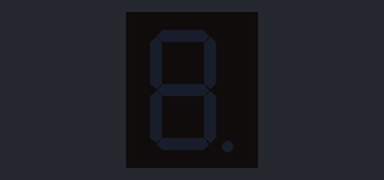
Simulated run of this sketch. Board: Arduino Uno, built with avr-gcc and run on an emulated ATmega328P. On the bench: 1-digit seven-segment display. Wiring (inferred from the names in the program): 1-digit 7-segment display, segments lit when HIGH: segments pin 7, pin 6, pin 5, pin 4, pin 3, pin 2, pin 1, pin 8. The segment pins are drawn as the display they are named for.

Above: at 0.1 s.
At 1.1 s:
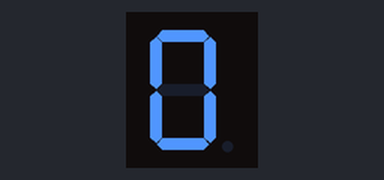
At 2.1 s:
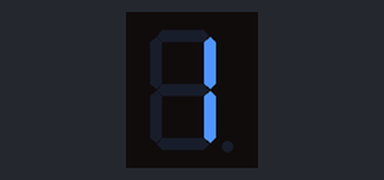
At 5.1 s:
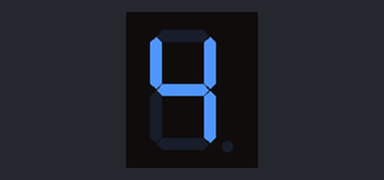
At 7.1 s:
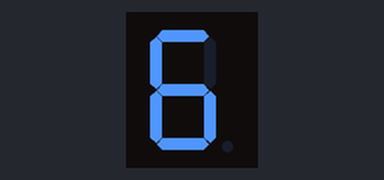
At 10.1 s:
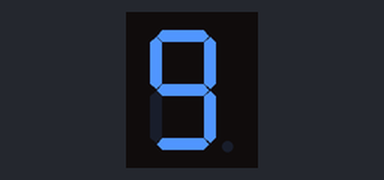

The sketch:

Seven_segment_display.ino
```cpp
int a=7;
int b=6;
int c=5;
int d=4;
int e=3;
int f=2;
int g=1;
int dot=8;

void setup()
{
  pinMode(a,OUTPUT);
  pinMode(b,OUTPUT);
  pinMode(c,OUTPUT);
  pinMode(d,OUTPUT);
  pinMode(e,OUTPUT);
  pinMode(f,OUTPUT);
  pinMode(g,OUTPUT);
  pinMode(dot,OUTPUT);

}

void loop()
{
  for(int i=0;i<10;i++)
  {
        delay(1000);
        digitalWrite(b,LOW);
        digitalWrite(a,LOW);
        digitalWrite(d,LOW);
        digitalWrite(e,LOW);
        digitalWrite(f,LOW);
        digitalWrite(g,LOW);
        digitalWrite(c,LOW);

    switch(i)
    {
      case 1:digitalWrite(b,HIGH);
      digitalWrite(c,HIGH);
      break;

      case 2: digitalWrite(b,HIGH);
      digitalWrite(a,HIGH);
      digitalWrite(g,HIGH);
      digitalWrite(e,HIGH);
      digitalWrite(d,HIGH);
      break;

      case 3: digitalWrite(b,HIGH);
      digitalWrite(a,HIGH);
      digitalWrite(g,HIGH);
      digitalWrite(c,HIGH);
      digitalWrite(d,HIGH);
      break;

      case 4: digitalWrite(f,HIGH);
      digitalWrite(g,HIGH);
      digitalWrite(b,HIGH);
      digitalWrite(c,HIGH);
      break;

      case 5: digitalWrite(a,HIGH);
      digitalWrite(f,HIGH);
      digitalWrite(g,HIGH);
      digitalWrite(c,HIGH);
      digitalWrite(d,HIGH);
      break;

      case 6: digitalWrite(a,HIGH);
      digitalWrite(f,HIGH);
      digitalWrite(g,HIGH);
      digitalWrite(e,HIGH);
      digitalWrite(c,HIGH);
      digitalWrite(d,HIGH);
      break;

      case 7: digitalWrite(a,HIGH);
      digitalWrite(b,HIGH);
      digitalWrite(c,HIGH);
      break;

      case 8:
        digitalWrite(b,HIGH);
        digitalWrite(a,HIGH);
        digitalWrite(d,HIGH);
        digitalWrite(e,HIGH);
        digitalWrite(f,HIGH);
        digitalWrite(g,HIGH);
        digitalWrite(c,HIGH);
        break;

     case 9: digitalWrite(a,HIGH);
     digitalWrite(b,HIGH);
     digitalWrite(c,HIGH);
     digitalWrite(f,HIGH);
     digitalWrite(g,HIGH);
     digitalWrite(d,HIGH);
     break;

     default: digitalWrite(a,HIGH);
     digitalWrite(b,HIGH);
     digitalWrite(c,HIGH);
     digitalWrite(d,HIGH);
     digitalWrite(e,HIGH);
     digitalWrite(f,HIGH);
    }
  }
}
```

Measured:
- by itself, everything shown: repeats every 10.0 s, in 10 steps
- what the display in image 1 shows lasts 1.0 s, from 1.0 s to 2.0 s
